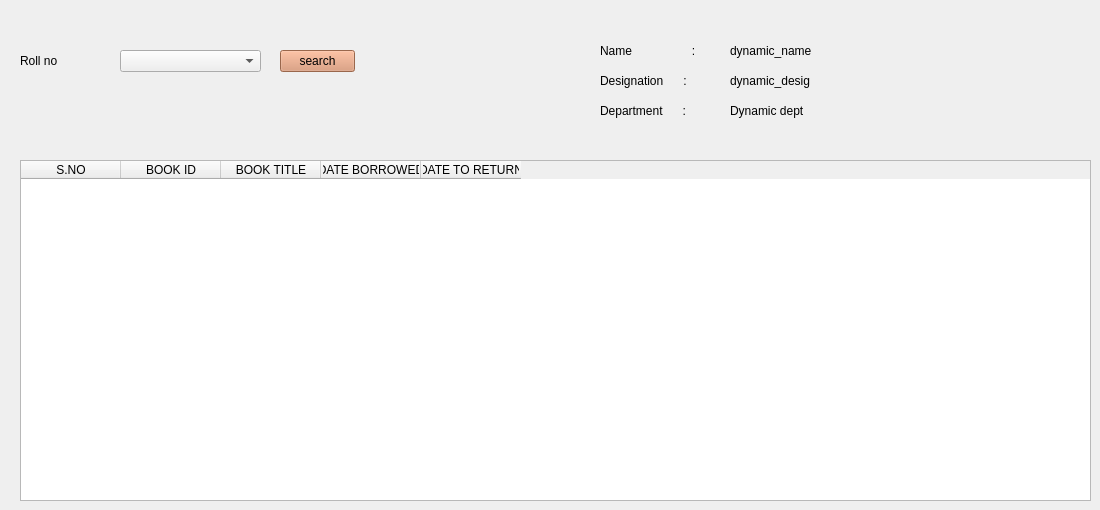
      <widget class="QWidget" name="tab_3">
       <attribute name="title">
        <string>faculty</string>
       </attribute>
       <widget class="QLabel" name="search_facuty_name_d">
        <property name="geometry">
         <rect>
          <x>730</x>
          <y>40</y>
          <width>101</width>
          <height>21</height>
         </rect>
        </property>
        <property name="text">
         <string>dynamic_name</string>
        </property>
       </widget>
       <widget class="QPushButton" name="search_faculty_btn">
        <property name="geometry">
         <rect>
          <x>280</x>
          <y>50</y>
          <width>75</width>
          <height>22</height>
         </rect>
        </property>
        <property name="palette">
         <palette>
          <active>
           <colorrole role="WindowText">
            <brush brushstyle="SolidPattern">
             <color alpha="255">
              <red>0</red>
              <green>0</green>
              <blue>0</blue>
             </color>
            </brush>
           </colorrole>
           <colorrole role="Button">
            <brush brushstyle="SolidPattern">
             <color alpha="255">
              <red>216</red>
              <green>144</green>
              <blue>107</blue>
             </color>
            </brush>
           </colorrole>
           <colorrole role="Light">
            <brush brushstyle="SolidPattern">
             <color alpha="255">
              <red>255</red>
              <green>216</green>
              <blue>196</blue>
             </color>
            </brush>
           </colorrole>
           <colorrole role="Midlight">
            <brush brushstyle="SolidPattern">
             <color alpha="255">
              <red>235</red>
              <green>180</green>
              <blue>151</blue>
             </color>
            </brush>
           </colorrole>
           <colorrole role="Dark">
            <brush brushstyle="SolidPattern">
             <color alpha="255">
              <red>108</red>
              <green>72</green>
              <blue>53</blue>
             </color>
            </brush>
           </colorrole>
           <colorrole role="Mid">
            <brush brushstyle="SolidPattern">
             <color alpha="255">
              <red>144</red>
              <green>96</green>
              <blue>71</blue>
             </color>
            </brush>
           </colorrole>
           <colorrole role="Text">
            <brush brushstyle="SolidPattern">
             <color alpha="255">
              <red>0</red>
              <green>0</green>
              <blue>0</blue>
             </color>
            </brush>
           </colorrole>
           <colorrole role="BrightText">
            <brush brushstyle="SolidPattern">
             <color alpha="255">
              <red>255</red>
              <green>255</green>
              <blue>255</blue>
             </color>
            </brush>
           </colorrole>
           <colorrole role="ButtonText">
            <brush brushstyle="SolidPattern">
             <color alpha="255">
              <red>0</red>
              <green>0</green>
              <blue>0</blue>
             </color>
            </brush>
           </colorrole>
           <colorrole role="Base">
            <brush brushstyle="SolidPattern">
             <color alpha="255">
              <red>255</red>
              <green>255</green>
              <blue>255</blue>
             </color>
            </brush>
           </colorrole>
           <colorrole role="Window">
            <brush brushstyle="SolidPattern">
             <color alpha="255">
              <red>216</red>
              <green>144</green>
              <blue>107</blue>
             </color>
            </brush>
           </colorrole>
           <colorrole role="Shadow">
            <brush brushstyle="SolidPattern">
             <color alpha="255">
              <red>0</red>
              <green>0</green>
              <blue>0</blue>
             </color>
            </brush>
           </colorrole>
           <colorrole role="AlternateBase">
            <brush brushstyle="SolidPattern">
             <color alpha="255">
              <red>235</red>
              <green>199</green>
              <blue>181</blue>
             </color>
            </brush>
           </colorrole>
           <colorrole role="ToolTipBase">
            <brush brushstyle="SolidPattern">
             <color alpha="255">
              <red>255</red>
              <green>255</green>
              <blue>220</blue>
             </color>
            </brush>
           </colorrole>
           <colorrole role="ToolTipText">
            <brush brushstyle="SolidPattern">
             <color alpha="255">
              <red>0</red>
              <green>0</green>
              <blue>0</blue>
             </color>
            </brush>
           </colorrole>
           <colorrole role="PlaceholderText">
            <brush brushstyle="SolidPattern">
             <color alpha="128">
              <red>0</red>
              <green>0</green>
              <blue>0</blue>
             </color>
            </brush>
           </colorrole>
          </active>
          <inactive>
           <colorrole role="WindowText">
            <brush brushstyle="SolidPattern">
             <color alpha="255">
              <red>0</red>
              <green>0</green>
              <blue>0</blue>
             </color>
            </brush>
           </colorrole>
           <colorrole role="Button">
            <brush brushstyle="SolidPattern">
             <color alpha="255">
              <red>216</red>
              <green>144</green>
              <blue>107</blue>
             </color>
            </brush>
           </colorrole>
           <colorrole role="Light">
            <brush brushstyle="SolidPattern">
             <color alpha="255">
              <red>255</red>
              <green>216</green>
              <blue>196</blue>
             </color>
            </brush>
           </colorrole>
           <colorrole role="Midlight">
            <brush brushstyle="SolidPattern">
             <color alpha="255">
              <red>235</red>
              <green>180</green>
              <blue>151</blue>
             </color>
            </brush>
           </colorrole>
           <colorrole role="Dark">
            <brush brushstyle="SolidPattern">
             <color alpha="255">
              <red>108</red>
              <green>72</green>
              <blue>53</blue>
             </color>
            </brush>
           </colorrole>
           <colorrole role="Mid">
            <brush brushstyle="SolidPattern">
             <color alpha="255">
              <red>144</red>
              <green>96</green>
              <blue>71</blue>
             </color>
            </brush>
           </colorrole>
           <colorrole role="Text">
            <brush brushstyle="SolidPattern">
             <color alpha="255">
              <red>0</red>
              <green>0</green>
              <blue>0</blue>
             </color>
            </brush>
           </colorrole>
           <colorrole role="BrightText">
            <brush brushstyle="SolidPattern">
             <color alpha="255">
              <red>255</red>
              <green>255</green>
              <blue>255</blue>
             </color>
            </brush>
           </colorrole>
           <colorrole role="ButtonText">
            <brush brushstyle="SolidPattern">
             <color alpha="255">
              <red>0</red>
              <green>0</green>
              <blue>0</blue>
             </color>
            </brush>
           </colorrole>
           <colorrole role="Base">
            <brush brushstyle="SolidPattern">
             <color alpha="255">
              <red>255</red>
              <green>255</green>
              <blue>255</blue>
             </color>
            </brush>
           </colorrole>
           <colorrole role="Window">
            <brush brushstyle="SolidPattern">
             <color alpha="255">
              <red>216</red>
              <green>144</green>
              <blue>107</blue>
             </color>
            </brush>
           </colorrole>
           <colorrole role="Shadow">
            <brush brushstyle="SolidPattern">
             <color alpha="255">
              <red>0</red>
              <green>0</green>
              <blue>0</blue>
             </color>
            </brush>
           </colorrole>
           <colorrole role="AlternateBase">
            <brush brushstyle="SolidPattern">
             <color alpha="255">
              <red>235</red>
              <green>199</green>
              <blue>181</blue>
             </color>
            </brush>
           </colorrole>
           <colorrole role="ToolTipBase">
            <brush brushstyle="SolidPattern">
             <color alpha="255">
              <red>255</red>
              <green>255</green>
              <blue>220</blue>
             </color>
            </brush>
           </colorrole>
           <colorrole role="ToolTipText">
            <brush brushstyle="SolidPattern">
             <color alpha="255">
              <red>0</red>
              <green>0</green>
              <blue>0</blue>
             </color>
            </brush>
           </colorrole>
           <colorrole role="PlaceholderText">
            <brush brushstyle="SolidPattern">
             <color alpha="128">
              <red>0</red>
              <green>0</green>
              <blue>0</blue>
             </color>
            </brush>
           </colorrole>
          </inactive>
          <disabled>
           <colorrole role="WindowText">
            <brush brushstyle="SolidPattern">
             <color alpha="255">
              <red>108</red>
              <green>72</green>
              <blue>53</blue>
             </color>
            </brush>
           </colorrole>
           <colorrole role="Button">
            <brush brushstyle="SolidPattern">
             <color alpha="255">
              <red>216</red>
              <green>144</green>
              <blue>107</blue>
             </color>
            </brush>
           </colorrole>
           <colorrole role="Light">
            <brush brushstyle="SolidPattern">
             <color alpha="255">
              <red>255</red>
              <green>216</green>
              <blue>196</blue>
             </color>
            </brush>
           </colorrole>
           <colorrole role="Midlight">
            <brush brushstyle="SolidPattern">
             <color alpha="255">
              <red>235</red>
              <green>180</green>
              <blue>151</blue>
             </color>
            </brush>
           </colorrole>
           <colorrole role="Dark">
            <brush brushstyle="SolidPattern">
             <color alpha="255">
              <red>108</red>
              <green>72</green>
              <blue>53</blue>
             </color>
            </brush>
           </colorrole>
           <colorrole role="Mid">
            <brush brushstyle="SolidPattern">
             <color alpha="255">
              <red>144</red>
              <green>96</green>
              <blue>71</blue>
             </color>
            </brush>
           </colorrole>
           <colorrole role="Text">
            <brush brushstyle="SolidPattern">
             <color alpha="255">
              <red>108</red>
              <green>72</green>
              <blue>53</blue>
             </color>
            </brush>
           </colorrole>
           <colorrole role="BrightText">
            <brush brushstyle="SolidPattern">
             <color alpha="255">
              <red>255</red>
              <green>255</green>
              <blue>255</blue>
             </color>
            </brush>
           </colorrole>
           <colorrole role="ButtonText">
            <brush brushstyle="SolidPattern">
             <color alpha="255">
              <red>108</red>
              <green>72</green>
              <blue>53</blue>
             </color>
            </brush>
           </colorrole>
           <colorrole role="Base">
            <brush brushstyle="SolidPattern">
             <color alpha="255">
              <red>216</red>
              <green>144</green>
              <blue>107</blue>
             </color>
            </brush>
           </colorrole>
           <colorrole role="Window">
            <brush brushstyle="SolidPattern">
             <color alpha="255">
              <red>216</red>
              <green>144</green>
              <blue>107</blue>
             </color>
            </brush>
           </colorrole>
           <colorrole role="Shadow">
            <brush brushstyle="SolidPattern">
             <color alpha="255">
              <red>0</red>
              <green>0</green>
              <blue>0</blue>
             </color>
            </brush>
           </colorrole>
           <colorrole role="AlternateBase">
            <brush brushstyle="SolidPattern">
             <color alpha="255">
              <red>216</red>
              <green>144</green>
              <blue>107</blue>
             </color>
            </brush>
           </colorrole>
           <colorrole role="ToolTipBase">
            <brush brushstyle="SolidPattern">
             <color alpha="255">
              <red>255</red>
              <green>255</green>
              <blue>220</blue>
             </color>
            </brush>
           </colorrole>
           <colorrole role="ToolTipText">
            <brush brushstyle="SolidPattern">
             <color alpha="255">
              <red>0</red>
              <green>0</green>
              <blue>0</blue>
             </color>
            </brush>
           </colorrole>
           <colorrole role="PlaceholderText">
            <brush brushstyle="SolidPattern">
             <color alpha="128">
              <red>0</red>
              <green>0</green>
              <blue>0</blue>
             </color>
            </brush>
           </colorrole>
          </disabled>
         </palette>
        </property>
        <property name="text">
         <string>search</string>
        </property>
       </widget>
       <widget class="QLabel" name="label_40">
        <property name="geometry">
         <rect>
          <x>20</x>
          <y>50</y>
          <width>111</width>
          <height>21</height>
         </rect>
        </property>
        <property name="text">
         <string>Roll no</string>
        </property>
       </widget>
       <widget class="QLabel" name="label_49">
        <property name="geometry">
         <rect>
          <x>600</x>
          <y>100</y>
          <width>131</width>
          <height>21</height>
         </rect>
        </property>
        <property name="text">
         <string>Department      :</string>
        </property>
       </widget>
       <widget class="QTableWidget" name="search_faculty_table">
        <property name="geometry">
         <rect>
          <x>20</x>
          <y>160</y>
          <width>1071</width>
          <height>341</height>
         </rect>
        </property>
        <column>
         <property name="text">
          <string>S.NO</string>
         </property>
        </column>
        <column>
         <property name="text">
          <string>BOOK ID</string>
         </property>
        </column>
        <column>
         <property name="text">
          <string>BOOK TITLE</string>
         </property>
        </column>
        <column>
         <property name="text">
          <string>DATE BORROWED</string>
         </property>
        </column>
        <column>
         <property name="text">
          <string>DATE TO RETURN</string>
         </property>
        </column>
       </widget>
       <widget class="QLabel" name="search_faculty_designation_d">
        <property name="geometry">
         <rect>
          <x>730</x>
          <y>70</y>
          <width>101</width>
          <height>21</height>
         </rect>
        </property>
        <property name="text">
         <string>dynamic_desig</string>
        </property>
       </widget>
       <widget class="QComboBox" name="search_faculty_reg_no_cbox">
        <property name="geometry">
         <rect>
          <x>120</x>
          <y>50</y>
          <width>141</width>
          <height>22</height>
         </rect>
        </property>
       </widget>
       <widget class="QLabel" name="search_faculty_dept">
        <property name="geometry">
         <rect>
          <x>730</x>
          <y>100</y>
          <width>101</width>
          <height>21</height>
         </rect>
        </property>
        <property name="text">
         <string>Dynamic dept</string>
        </property>
       </widget>
       <widget class="QLabel" name="label_50">
        <property name="geometry">
         <rect>
          <x>600</x>
          <y>40</y>
          <width>131</width>
          <height>21</height>
         </rect>
        </property>
        <property name="text">
         <string>Name                  :</string>
        </property>
       </widget>
       <widget class="QLabel" name="label_51">
        <property name="geometry">
         <rect>
          <x>600</x>
          <y>70</y>
          <width>131</width>
          <height>21</height>
         </rect>
        </property>
        <property name="text">
         <string>Designation      :</string>
        </property>
       </widget>
      </widget>
